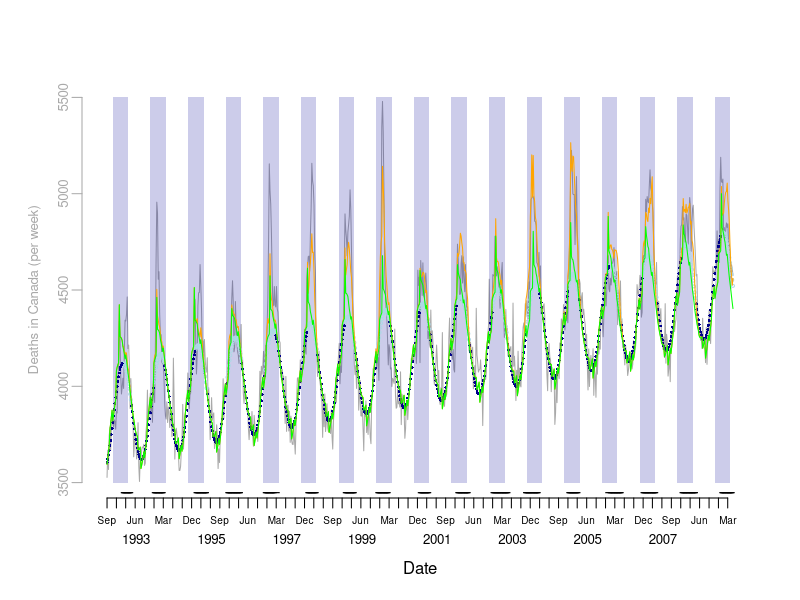
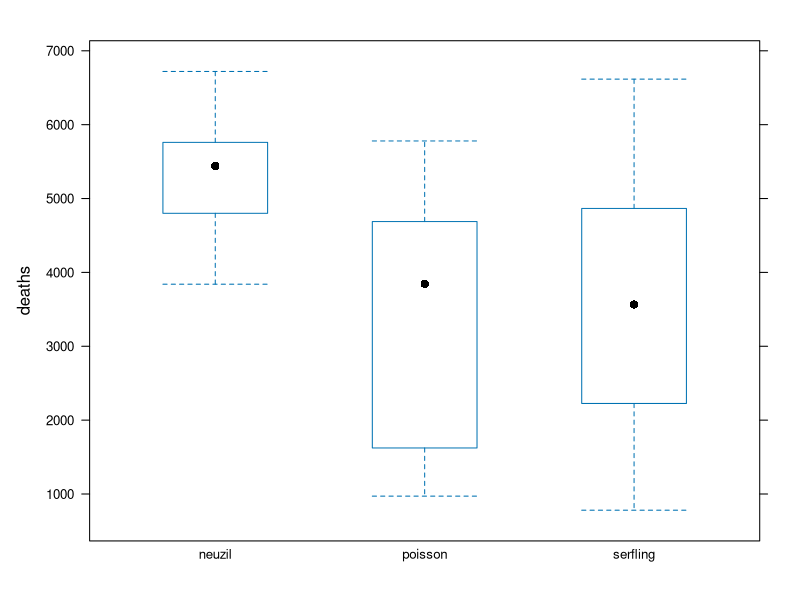

Write the R code that produced these figures, in order.
## ------------- Module 1 Example Code -------------

## ------------- Load Data -------------

# Read data files as downloaded after minor cleaning
death = read.csv("data/Table_S1_clean.csv")

# Cast columns to correct data types
death$DEATHDT = as.Date(death$DEATHDT)
death$MONTH = as.factor(death$MONTH)


## ------------- Plot Deaths and Seasons -------------
# Create date sequences for labelling plots
months = seq(from=head(death$DEATHDT,1), to=tail(death$DEATHDT,1), by="months")
quarters = seq(from=head(death$DEATHDT,1), to=tail(death$DEATHDT,1), by="quarters")
years = seq(from=as.Date("1993-06-15"), to=as.Date("2008-06-15"), by="years")
seasons = seq(1993,2009)

# Plot observed counts
## draw a plot with two Date axes, one with quarters, and one with years
plot(death$DEATHDT, death$COUNT, type='n', bty='n', xaxt='n', yaxt='n', 
     xlab = "Date", ylab='', ylim=c(3500,5500), xlim=c(head(death$DEATHDT,1), tail(death$DEATHDT,1)))
axis.Date(1, at=quarters, format="%b", cex.axis=0.6, mgp=c(3,0.5,0))
axis.Date(1, at=years, format="%Y", tick=FALSE, cex.axis=0.8, mgp=c(5,1.5,0))

# Create axis and add data for all-cause mortality
death.col = "dark gray"
axis(2, at = seq(3500,5500,500), col=death.col, col.axis=death.col, mgp=c(2,0.5,0), cex.axis=0.8)
mtext("Deaths in Canada (per week)", side=2, line=2, at=4500, col=death.col, cex=0.8)
lines(death$DEATHDT, death$COUNT, type='l', col=death.col)

# Add periseason boundaries (Nov to Apr) to plot
nov = seq(from=as.Date("1992-11-01"), to=as.Date("2008-11-01"), by="years")
apr = seq(from=as.Date("1993-04-01"), to=as.Date("2009-04-01"), by="years")
y.pts = rep(c(3500,5500,5500,3500), length(nov))
x.pts = NULL
for (month in 1:length(nov)){
	x.pts = c(x.pts, c(nov[month], nov[month], apr[month], apr[month]))
} # for
polygon(x.pts, y.pts, density=NULL, col="#00009933", border=NA)

# Identify influenza A season boundaries using calendar and WHO reporting data
#  according to a simplified verion of the method described by Neuzil
season.n = NULL
for (season in seasons) {
	n.tests = sum(death$FLUA[death$YRSEAS==season])
	season.n = c(season.n, death$FLUA[death$YRSEAS==season] > n.tests*0.01)
} # for

# Plot seasons
periseason = c("Nov","Dec","Jan","Feb","Mar","Apr")
death$peri = is.element(format(death$DEATHDT, format="%b"), periseason)
death$neuzil = season.n
# Modify outlier that is not connected to season
death$neuzil[death$WEEK==206] = FALSE

# Add seasonal boundaries at base of plot
points(death$DEATHDT, (death$neuzil*3500-50), pch="-", cex=1)


## ------------- Periseason -------------
# Calculate excess mortality using periseason approaches
weeks.p = sum(death$peri==TRUE & death$neuzil==FALSE)
count.p = sum(death$COUNT[(death$peri==TRUE & death$neuzil==FALSE)])

weeks.n = sum(death$peri==TRUE & death$neuzil==TRUE)
count.n = sum(death$COUNT[(death$peri==TRUE & death$neuzil==TRUE)])


# Rate difference (deaths / week)
rd.n = (count.n / weeks.n) - (count.p / weeks.p)

excess = data.frame(season=seasons, n.total=rep(NA,length(seasons)), n.weeks=rep(NA,length(seasons)))
for (season in seasons) {
	excess$n.weeks[excess$season==season] = nrow(death[death$peri==TRUE & death$neuzil==TRUE & death$YRSEAS==season,])
	excess$n.total[excess$season==season] = sum(rd.n * excess$n.weeks[excess$season==season])
} # for - seasons


## ------------- Serfling -------------
# Define variables
t = seq(1,nrow(death))
t2 = t^2
t3 = t^3
c = cos(2*pi*t/52)
s = sin(2*pi*t/52)

# Censor data during circulating influenza periods for fitting model
y.fit = rep(NA, length(death$COUNT))
y.fit[death$neuzil==FALSE | death$peri==FALSE] = death$COUNT[death$neuzil==FALSE | death$peri==FALSE]
fit.data = data.frame(y=y.fit, t=t, t2=t2, t3=t3, c=c, s=s)

# Create data frame without outcome for prediction of censored weeks
predict.data = data.frame(t=t, t2=t2, t3=t3, c=c, s=s)

# Fit the model
serfling = glm(y ~ c + s + t + t2 + t3, data=fit.data)

# Predict deaths for censored days (and obtain model fit for other days)
serfling.predict = predict(serfling, predict.data)

# Plot fit and predicted values
points(death$DEATHDT[death$neuzil==TRUE & death$peri==TRUE], serfling.predict[death$neuzil==TRUE & death$peri==TRUE], pch=1, cex=0.4, col="light blue")
points(death$DEATHDT[(death$neuzil==FALSE | death$peri==FALSE)], serfling.predict[(death$neuzil==FALSE | death$peri==FALSE)], pch=16, cex=0.4, col="dark blue")

# Determine excess deaths per season using Serfling model. Consider excess over all days in the season and only days the observed count is above the predicted.
for (season in seasons) {
	excess.deaths.s.pos = death$COUNT[(death$COUNT > serfling.predict & death$YRSEAS==season & death$peri==TRUE)] - 
						serfling.predict[(death$COUNT > serfling.predict & death$YRSEAS==season & death$peri==TRUE)]
	
	excess.deaths.s.all = death$COUNT[death$YRSEAS==season & death$peri==TRUE] - serfling.predict[death$YRSEAS==season & death$peri==TRUE]
	
	excess$s.pos.total[excess$season==season] = sum(excess.deaths.s.pos, na.rm=TRUE)
	excess$s.pos.weeks[excess$season==season] = length(excess.deaths.s.pos)
	
	excess$s.all.total[excess$season==season] = sum(excess.deaths.s.all, na.rm=TRUE)
	excess$s.all.weeks[excess$season==season] = length(excess.deaths.s.all)
} # for


## ------------- Poisson -------------
# Define data structures
fit.data.p = data.frame(y=death$COUNT, c=c, s=s, month=death$MONTH, jan=death$JAN1, flua=death$FLUA, flub=death$FLUB, rsv=death$RSVPOS, week=death$WEEK)
predict.data.p = data.frame(c=c, s=s, month=death$MONTH, jan=death$JAN1, flua=death$FLUA, flub=death$FLUB, rsv=death$RSVPOS, week=death$WEEK)
predict.data.p.noflua = data.frame(c=c, s=s, month=death$MONTH, jan=death$JAN1, flua=rep(0,nrow(death)), flub=death$FLUB, rsv=death$RSVPOS, week=death$WEEK)

# Fit the model
poisson = glm(y ~ c + s + month + jan + flua + rsv + week, data=fit.data.p, family=poisson(link="identity"))

# Predict deaths for all days with and without influenza A circulating
poisson.predict = predict(poisson, predict.data.p)
poisson.predict.noflua = predict(poisson, predict.data.p.noflua)
lines(death$DEATHDT, poisson.predict, col="orange", lty=1)
lines(death$DEATHDT, poisson.predict.noflua, col="green", lty=1)

# Determine excess deaths per season using Poisson model. 
for (season in seasons) {
	excess.deaths.p.pos = death$COUNT[(death$COUNT > poisson.predict.noflua & death$YRSEAS==season & death$peri==TRUE)] - 
						poisson.predict.noflua[(death$COUNT > poisson.predict.noflua & death$YRSEAS==season & death$peri==TRUE)]
	
	excess.deaths.p.all = death$COUNT[death$YRSEAS==season & death$peri==TRUE] - poisson.predict.noflua[death$YRSEAS==season & death$peri==TRUE]
		
	excess$p.pos.total[excess$season==season] = sum(excess.deaths.p.pos, na.rm=TRUE)
	excess$p.pos.weeks[excess$season==season] = length(excess.deaths.p.pos)
	
	excess$p.all.total[excess$season==season] = sum(excess.deaths.p.all, na.rm=TRUE)
	excess$p.all.weeks[excess$season==season] = length(excess.deaths.p.all)

} # for


## ------------- Plot Excess Deaths by Method -------------
# Create boxplot of excess deaths by method, with seasons as observations
# Load a graphics library
require(lattice)

# Prepare the data structure
excess.total = excess[,c("season","n.total","s.pos.total","p.pos.total")]
methods=c("neuzil","serfling","poisson")
methods.vector = c(rep(methods[1],length(seasons)), rep(methods[2],length(seasons)), rep(methods[3],length(seasons)))
excess.long = data.frame(season=rep(seasons,3), method=methods.vector, deaths=rep(NA,length(seasons)*3))
for (season in seasons) {
	for (method in methods) {
		excess.long$deaths[excess.long$season==season & excess.long$method==method] = excess.total[excess.total==season, (which(methods==method)+1)]
	} # for - methods
} # for - seasons

# Draw the plot
bwplot(deaths ~ method, data=excess.long, horizontal=FALSE)

